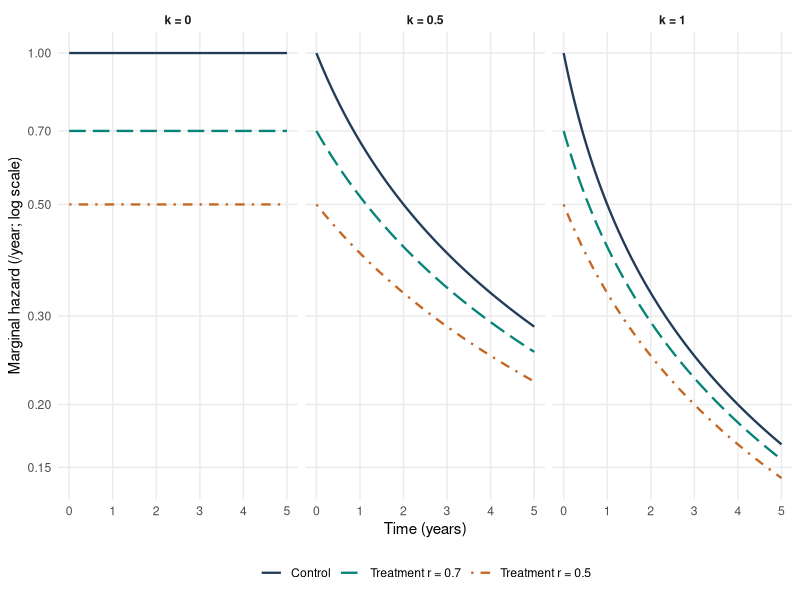
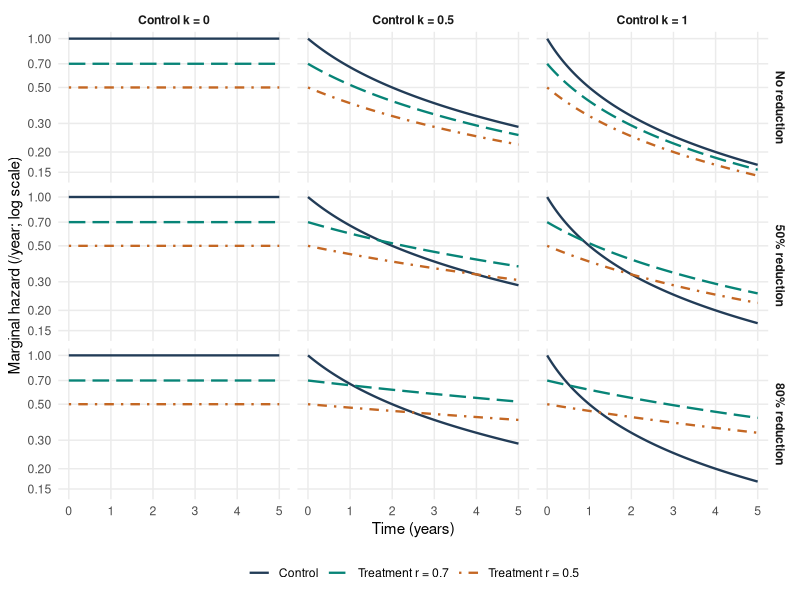
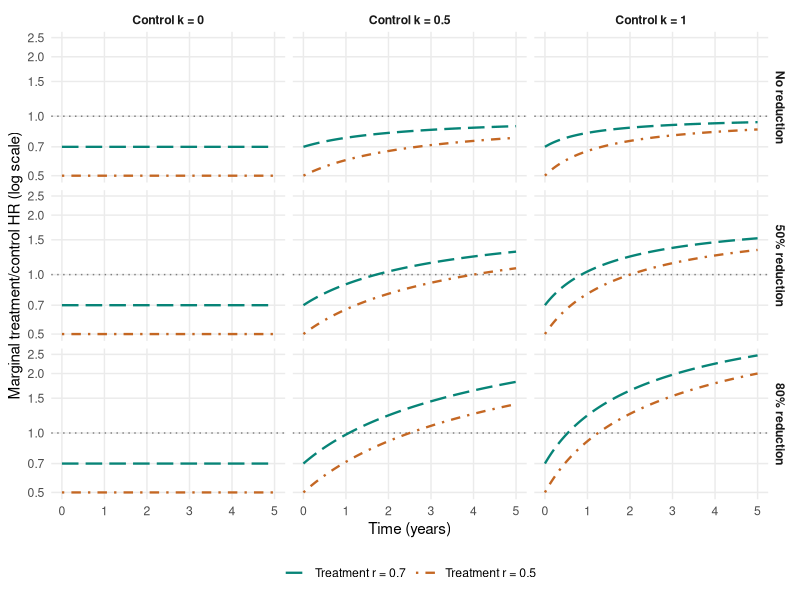
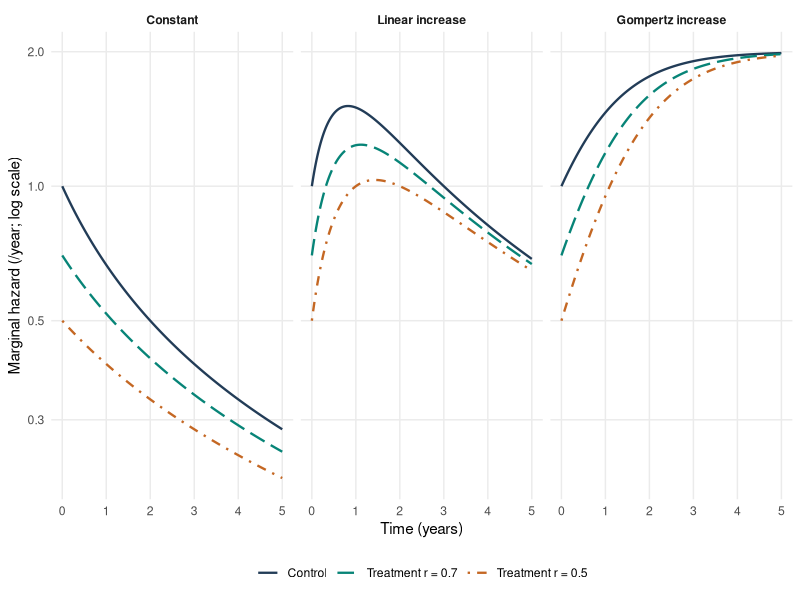
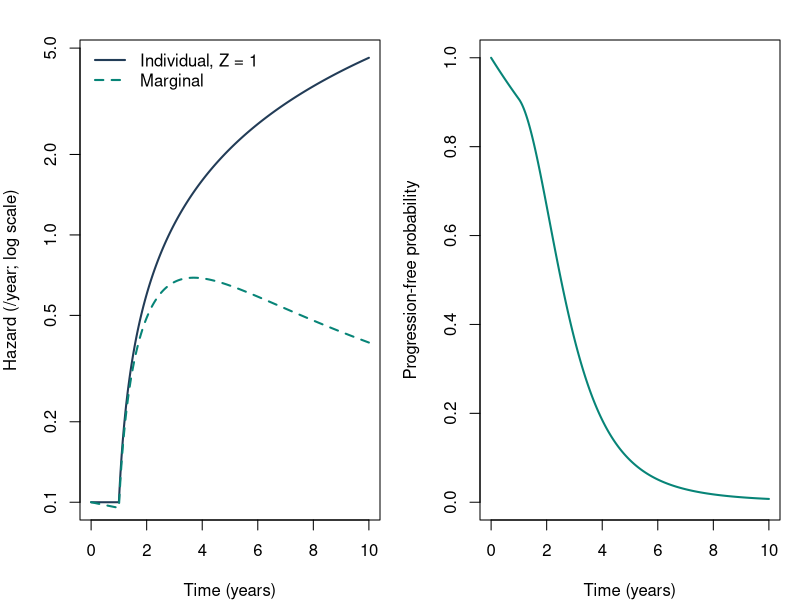
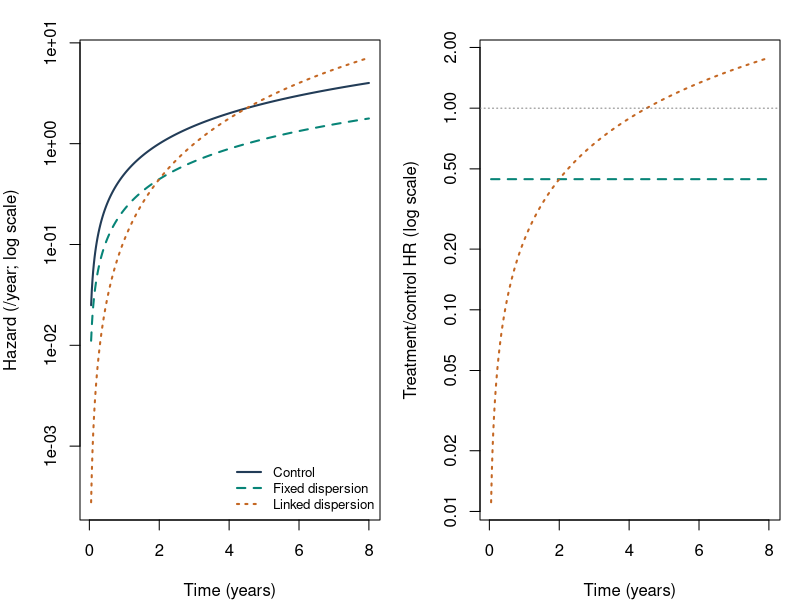

Generate these figures, in order, with R:
## ---- chunk 1
knitr::opts_chunk$set(
  collapse = TRUE, comment = "#>", fig.width = 8, fig.height = 4,
  out.width = "100%", dpi = 120
)
library(ggplot2)
## ---- chunk 2
# Local vignette helpers; no new exported package functions.
gamma_survival <- function(H, k) {
  if (k == 0) exp(-H) else exp(-log1p(k * H) / k)
}
gamma_hazard <- function(h, H, k) h / (1 + k * H)

arm_levels <- c("Control", "Treatment r = 0.7", "Treatment r = 0.5")
arm_colours <- setNames(c("#223C57", "#078477", "#C46723"), arm_levels)
arm_lines <- setNames(c("solid", "longdash", "dotdash"), arm_levels)
plot_style <- list(
  scale_colour_manual(values = arm_colours),
  scale_linetype_manual(values = arm_lines),
  theme_minimal(base_size = 11),
  theme(
    panel.grid.minor = element_blank(),
    legend.position = "bottom", legend.title = element_blank(),
    strip.text = element_text(face = "bold")
  )
)

common <- expand.grid(
  time = seq(0, 5, length.out = 301),
  k = c(0, 0.5, 1), r = c(1, 0.7, 0.5)
)
common$arm <- factor(common$r, levels = c(1, 0.7, 0.5),
                     labels = arm_levels)
common$panel <- factor(common$k, labels = c("k = 0", "k = 0.5", "k = 1"))
common$hazard <- with(common, gamma_hazard(r, r * time, k))
common$hr <- with(common, hazard / gamma_hazard(1, time, k))
## ---- chunk 3
ggplot(common, aes(time, hazard, colour = arm, linetype = arm)) +
  geom_line(linewidth = 0.8) +
  facet_wrap(~panel, nrow = 1) +
  scale_y_log10(breaks = c(0.15, 0.2, 0.3, 0.5, 0.7, 1)) +
  labs(x = "Time (years)", y = "Marginal hazard (/year; log scale)") +
  plot_style
## ---- chunk 4
impact <- expand.grid(
  time = seq(0, 5, length.out = 301),
  kC = c(0, 0.5, 1), f = c(1, 0.5, 0.2), r = c(1, 0.7, 0.5)
)
impact$k_arm <- with(impact, ifelse(r == 1, kC, f * kC))
impact$hazard <- with(impact, gamma_hazard(r, r * time, k_arm))
impact$hr <- with(impact, hazard / gamma_hazard(1, time, kC))
impact$arm <- factor(impact$r, levels = c(1, 0.7, 0.5), labels = arm_levels)
impact$control <- factor(
  impact$kC, levels = c(0, 0.5, 1),
  labels = c("Control k = 0", "Control k = 0.5", "Control k = 1")
)
impact$change <- factor(
  impact$f, levels = c(1, 0.5, 0.2),
  labels = c("No reduction", "50% reduction", "80% reduction")
)
## ---- chunk 5
ggplot(impact, aes(time, hazard, colour = arm, linetype = arm)) +
  geom_line(linewidth = 0.8) +
  facet_grid(change ~ control) +
  scale_y_log10(breaks = c(0.15, 0.2, 0.3, 0.5, 0.7, 1)) +
  labs(x = "Time (years)", y = "Marginal hazard (/year; log scale)") +
  plot_style
## ---- chunk 6
ggplot(subset(impact, r < 1),
       aes(time, hr, colour = arm, linetype = arm)) +
  geom_hline(yintercept = 1, linetype = "dotted", colour = "grey50") +
  geom_line(linewidth = 0.8) +
  facet_grid(change ~ control) +
  scale_y_log10(breaks = c(0.5, 0.7, 1, 1.5, 2, 2.5)) +
  labs(x = "Time (years)", y = "Marginal treatment/control HR (log scale)") +
  plot_style
## ---- chunk 7
shapes <- expand.grid(
  time = seq(0, 5, length.out = 401), r = c(1, 0.7, 0.5),
  shape = c("Constant", "Linear increase", "Gompertz increase")
)
shapes$h0 <- with(shapes, ifelse(
  shape == "Constant", 1,
  ifelse(shape == "Linear increase", 1 + 2 * time, exp(time))
))
shapes$H0 <- with(shapes, ifelse(
  shape == "Constant", time,
  ifelse(shape == "Linear increase", time + time^2, expm1(time))
))
shapes$hazard <- with(shapes, gamma_hazard(r * h0, r * H0, 0.5))
shapes$arm <- factor(shapes$r, levels = c(1, 0.7, 0.5), labels = arm_levels)
## ---- chunk 8
ggplot(shapes, aes(time, hazard, colour = arm, linetype = arm)) +
  geom_line(linewidth = 0.8) +
  facet_wrap(~shape, nrow = 1) +
  scale_y_log10(breaks = c(0.15, 0.3, 0.5, 1, 2)) +
  labs(x = "Time (years)", y = "Marginal hazard (/year; log scale)") +
  plot_style
## ---- chunk 9
cancer <- data.frame(time = seq(0, 10, length.out = 501))
cancer$q <- with(cancer, 0.1 + 0.5 * pmax(time - 1, 0))
cancer$Q <- with(cancer, 0.1 * time + 0.25 * pmax(time - 1, 0)^2)
cancer$hazard <- with(cancer, gamma_hazard(q, Q, 0.5))
cancer$survival <- gamma_survival(cancer$Q, 0.5)
par_old <- par(mfrow = c(1, 2), mar = c(4, 4, 2, 1))
plot(cancer$time, cancer$q, type = "l", log = "y", col = "#223C57",
     xlab = "Time (years)", ylab = "Hazard (/year; log scale)", lwd = 2)
lines(cancer$time, cancer$hazard, col = "#078477", lwd = 2, lty = 2)
legend("topleft", c("Individual, Z = 1", "Marginal"),
       col = c("#223C57", "#078477"), lty = c(1, 2), lwd = 2, bty = "n")
plot(cancer$time, cancer$survival, type = "l", col = "#078477", lwd = 2,
     ylim = c(0, 1), xlab = "Time (years)", ylab = "Progression-free probability")
par(par_old)
## ---- chunk 10
vldaft <- data.frame(time = seq(0.05, 8, length.out = 401))
vldaft$control <- dweibull(vldaft$time, shape = 2, scale = 2) /
  pweibull(vldaft$time, shape = 2, scale = 2, lower.tail = FALSE)
vldaft$fixed <- (2 / 3) * (vldaft$time / 3)
vldaft$linked <- (3 / 3) * (vldaft$time / 3)^2
# Linked example: mu_C = log(2), mu_T = log(3),
# theta_0 = 0, theta_1 = -1, so sigma = exp(-mu).
par_old <- par(mfrow = c(1, 2), mar = c(4, 4, 2, 1))
matplot(vldaft$time, vldaft[c("control", "fixed", "linked")],
        type = "l", log = "y", lty = c(1, 2, 3), lwd = 2,
        col = c("#223C57", "#078477", "#C46723"),
        xlab = "Time (years)", ylab = "Hazard (/year; log scale)")
legend("bottomright", c("Control", "Fixed dispersion", "Linked dispersion"),
       col = c("#223C57", "#078477", "#C46723"),
       lty = c(1, 2, 3), lwd = 2, bty = "n", cex = 0.8)
matplot(vldaft$time, vldaft[c("fixed", "linked")] / vldaft$control,
        type = "l", log = "y", lty = c(2, 3), lwd = 2,
        col = c("#078477", "#C46723"),
        xlab = "Time (years)", ylab = "Treatment/control HR (log scale)")
abline(h = 1, lty = 3, col = "grey50")
par(par_old)
## ---- chunk 11
stopifnot(
  max(abs(gamma_survival(c(0, 0.2, 2), 0) -
            exp(-c(0, 0.2, 2)))) < 1e-12,
  max(abs(gamma_survival(c(0.2, 2), 1e-8) -
            exp(-c(0.2, 2)))) < 1e-8,
  all(common$hazard[common$k == 0] == common$r[common$k == 0])
)

checks <- expand.grid(k = c(0.2, 0.5, 1, 2),
                      lambda = c(0.4, 1, 2), time = c(0.1, 1, 3))
for (j in seq_len(nrow(checks))) {
  k <- checks$k[j]
  lambda <- checks$lambda[j]
  time <- checks$time[j]
  integrated <- integrate(
    function(z) exp(-lambda * time * z) *
      dgamma(z, shape = 1 / k, scale = k),
    lower = 0, upper = Inf, rel.tol = 1e-9
  )$value
  stopifnot(abs(integrated - gamma_survival(lambda * time, k)) < 1e-8)
  delta <- c(0, 1)
  loglik <- delta * log(lambda) -
    (1 / k + delta) * log1p(k * lambda * time)
  nb_loglik <- dnbinom(delta, size = 1 / k, mu = lambda * time, log = TRUE)
  stopifnot(max(abs(nb_loglik - loglik - delta * log(time))) < 1e-10)
  eps <- 1e-5
  derivative <- -(
    log(gamma_survival(lambda * (time + eps), k)) -
      log(gamma_survival(lambda * (time - eps), k))
  ) / (2 * eps)
  stopifnot(abs(derivative - gamma_hazard(lambda, lambda * time, k)) < 1e-8)
}

crossings <- expand.grid(kC = c(0.5, 1), f = c(0.5, 0.2), r = c(0.7, 0.5))
crossings$kT <- with(crossings, f * kC)
crossings$time <- with(crossings, (1 - r) / (r * (kC - kT)))
crossing_hr <- with(crossings, r * (1 + kC * time) / (1 + kT * r * time))
stopifnot(max(abs(crossing_hr - 1)) < 1e-12)

# Gamma-Weibull peak and the increasing gamma-Gompertz example.
p <- 2
a <- 0.4
k <- 0.5
peak <- ((p - 1) / (k * a))^(1 / p)
weibull_marginal <- function(t) {
  gamma_hazard(p * a * t^(p - 1), a * t^p, k)
}
stopifnot(
  weibull_marginal(peak) > weibull_marginal(peak - 0.01),
  weibull_marginal(peak) > weibull_marginal(peak + 0.01)
)
gompertz <- subset(shapes, shape == "Gompertz increase" & r == 1)
stopifnot(all(diff(gompertz$hazard) > 0), max(gompertz$hazard) < 2)

# VLDAFT parameterization, time-varying HR, and survival quantiles.
mu <- log(c(2, 3))
sigma <- exp(-mu)
time <- c(0.1, 1, 4.5, 8)
vldaft_survival <- function(t, mu, sigma) {
  exp(-exp((log(t) - mu) / sigma))
}
for (j in seq_along(mu)) {
  stopifnot(max(abs(
    vldaft_survival(time, mu[j], sigma[j]) -
      pweibull(time, shape = 1 / sigma[j], scale = exp(mu[j]),
               lower.tail = FALSE)
  )) < 1e-12)
}
hr_vldaft <- sigma[1] / sigma[2] *
  exp(-mu[2] / sigma[2] + mu[1] / sigma[1]) *
  time^(1 / sigma[2] - 1 / sigma[1])
stopifnot(max(abs(hr_vldaft - 2 * time / 9)) < 1e-12)
probs <- c(0.1, 0.5, 0.9)
qr <- qweibull(probs, shape = 3, scale = 3) /
  qweibull(probs, shape = 2, scale = 2)
stopifnot(max(abs(
  qr - exp(mu[2] - mu[1]) * (-log1p(-probs))^(sigma[2] - sigma[1])
)) < 1e-12)
cat("All analytical and numerical checks passed.\n")
